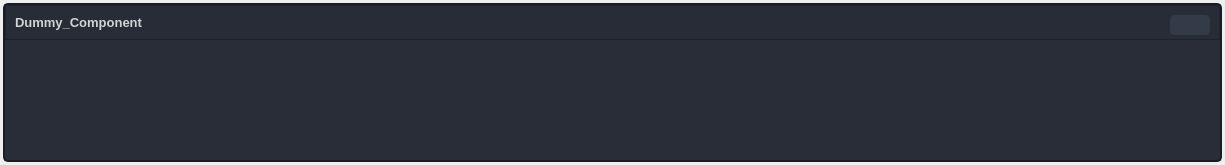
<?xml version="1.0" encoding="UTF-8"?>
<ui version="4.0">
 <class>widget_component_config</class>
 <widget class="QWidget" name="widget_component_config">
  <property name="geometry">
   <rect>
    <x>0</x>
    <y>0</y>
    <width>1225</width>
    <height>165</height>
   </rect>
  </property>
  <property name="windowTitle">
   <string>Form</string>
  </property>
  <property name="styleSheet">
   <string notr="true">color: rgb(210, 210, 210);</string>
  </property>
  <layout class="QVBoxLayout" name="verticalLayout">
   <property name="spacing">
    <number>3</number>
   </property>
   <property name="leftMargin">
    <number>3</number>
   </property>
   <property name="topMargin">
    <number>3</number>
   </property>
   <property name="rightMargin">
    <number>3</number>
   </property>
   <property name="bottomMargin">
    <number>3</number>
   </property>
   <item>
    <widget class="QFrame" name="frame_component_config">
     <property name="minimumSize">
      <size>
       <width>0</width>
       <height>0</height>
      </size>
     </property>
     <property name="maximumSize">
      <size>
       <width>16777215</width>
       <height>16777215</height>
      </size>
     </property>
     <property name="styleSheet">
      <string notr="true">#frame_component_config { 
	background-color: rgb(41, 45, 56);
	border-radius: 5px;
	border: 2px solid rgb(27, 29, 35);
}

</string>
     </property>
     <property name="frameShape">
      <enum>QFrame::NoFrame</enum>
     </property>
     <property name="frameShadow">
      <enum>QFrame::Plain</enum>
     </property>
     <property name="lineWidth">
      <number>1</number>
     </property>
     <layout class="QVBoxLayout" name="verticalLayout_13" stretch="0,0">
      <property name="spacing">
       <number>0</number>
      </property>
      <property name="leftMargin">
       <number>0</number>
      </property>
      <property name="topMargin">
       <number>0</number>
      </property>
      <property name="rightMargin">
       <number>0</number>
      </property>
      <property name="bottomMargin">
       <number>0</number>
      </property>
      <item>
       <widget class="QFrame" name="frame_title">
        <property name="maximumSize">
         <size>
          <width>16777215</width>
          <height>35</height>
         </size>
        </property>
        <property name="cursor">
         <cursorShape>ArrowCursor</cursorShape>
        </property>
        <property name="styleSheet">
         <string notr="true">background-color: rgb(39, 44, 54);</string>
        </property>
        <property name="frameShape">
         <enum>QFrame::StyledPanel</enum>
        </property>
        <property name="frameShadow">
         <enum>QFrame::Raised</enum>
        </property>
        <layout class="QHBoxLayout" name="horizontalLayout">
         <property name="leftMargin">
          <number>9</number>
         </property>
         <property name="topMargin">
          <number>9</number>
         </property>
         <property name="rightMargin">
          <number>9</number>
         </property>
         <property name="bottomMargin">
          <number>9</number>
         </property>
         <item>
          <widget class="QLabel" name="label_title">
           <property name="font">
            <font>
             <pointsize>10</pointsize>
             <bold>true</bold>
            </font>
           </property>
           <property name="text">
            <string>Dummy_Component</string>
           </property>
           <property name="textInteractionFlags">
            <set>Qt::LinksAccessibleByMouse|Qt::TextSelectableByKeyboard|Qt::TextSelectableByMouse</set>
           </property>
          </widget>
         </item>
         <item>
          <widget class="QPushButton" name="pushButton">
           <property name="minimumSize">
            <size>
             <width>40</width>
             <height>20</height>
            </size>
           </property>
           <property name="maximumSize">
            <size>
             <width>40</width>
             <height>20</height>
            </size>
           </property>
           <property name="styleSheet">
            <string notr="true">QPushButton {
	border: 2px solid rgb(52, 59, 72);
	border-radius: 5px;	
	background-color: rgb(52, 59, 72);
}
QPushButton:hover {
	background-color: rgb(57, 65, 80);
	border: 2px solid rgb(61, 70, 86);
}
QPushButton:pressed {	
	background-color: rgb(35, 40, 49);
	border: 2px solid rgb(43, 50, 61);
}</string>
           </property>
           <property name="text">
            <string/>
           </property>
           <property name="icon">
            <iconset resource="resources.qrc">
             <normaloff>:/icons/icons/outline_play_arrow_white_18dp.png</normaloff>:/icons/icons/outline_play_arrow_white_18dp.png</iconset>
           </property>
          </widget>
         </item>
        </layout>
       </widget>
      </item>
      <item>
       <widget class="QFrame" name="frame_contents">
        <property name="cursor">
         <cursorShape>ArrowCursor</cursorShape>
        </property>
        <property name="frameShadow">
         <enum>QFrame::Raised</enum>
        </property>
        <layout class="QHBoxLayout" name="horizontalLayout_4">
         <property name="spacing">
          <number>24</number>
         </property>
        </layout>
       </widget>
      </item>
     </layout>
    </widget>
   </item>
  </layout>
 </widget>
 <resources>
  <include location="resources.qrc"/>
 </resources>
 <connections/>
</ui>
